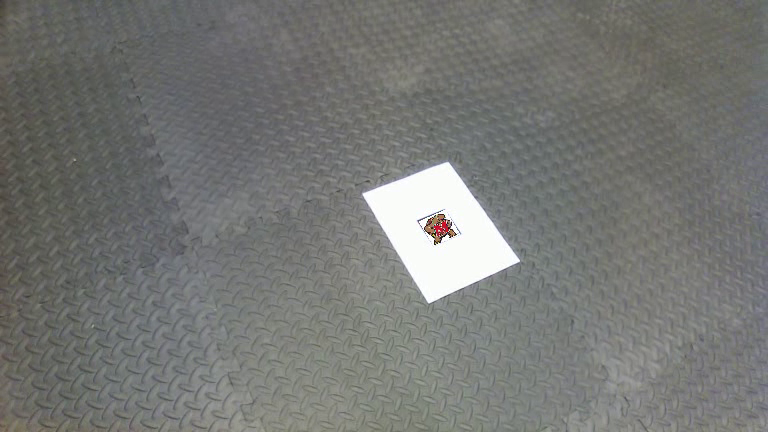
#> input picture frame 20 of Tag0_testudo_overlay.avi, 768 x 432 px, given in place of Tag0.mp4, which was not available
$ python fft_background.py
#> lines starting #> are read from the running program, lines starting #| are printed output that depends on the picture; after the words box and inside, x2 and y2 are one past the last pixel; in counts of white or black regions, pixels touching at a corner belong together; pictures that were not available may be replaced by others from this repository, and a replacement may not be noted
import cv2
import numpy as np
from scipy import fftpack
from matplotlib import pyplot as plt

# FFT Class
class Background_FFT:
    def __init__(self, vid_path):
#> further down, frame is the input picture: shape (432, 768, 3); mean B, G, R 116.3, 119, 117.7
        self.video_feed = cv2.VideoCapture(vid_path)

    # Resize the frame
    @staticmethod
    def resize_frame(img, scale_percent=50):
        width = int(img.shape[1] * scale_percent / 100)
        height = int(img.shape[0] * scale_percent / 100)
        dim = (width, height)
        return cv2.resize(img, dim, interpolation = cv2.INTER_AREA)

    # Separate background with fft
    def separate_background_w_fft(self, frame, filter_size=50):
#> called with filter_size = 50
        def disp_fft(img):
            plt.figure()
            plt.imshow(np.log(1+np.abs(img)).real, "gray")

        frame = cv2.cvtColor(frame, cv2.COLOR_BGR2GRAY)
#> frame: shape (432, 768)

        # Take fourier transform and shift to the center
        im_fft = fftpack.fft2(frame)
        im_fft_shift = fftpack.fftshift(im_fft)

        # Apply a high pass mask/filter fft
        r, c = im_fft_shift.shape
#> r = 432; c = 768
        mask = np.zeros_like(frame)
        cv2.circle(mask, (int(c/2), int(r/2)), filter_size, 255, -1)[0]
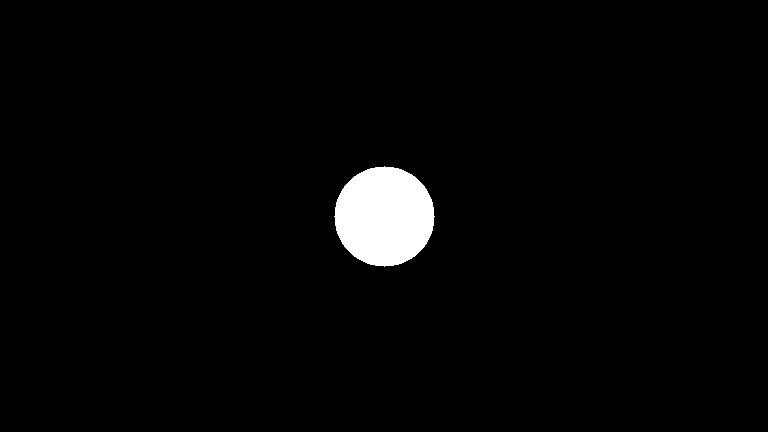
#> mask: shape (432, 768); 2.4% white; 1 white region, box (x1, y1, x2, y2) and area: (334, 166, 435, 267) 7845
        high_pass = im_fft_shift * np.invert(mask)/255

        # Invert fft
        im_fft_ishift = fftpack.ifftshift(high_pass)
        ifft = np.abs(fftpack.ifft2(im_fft_ishift))
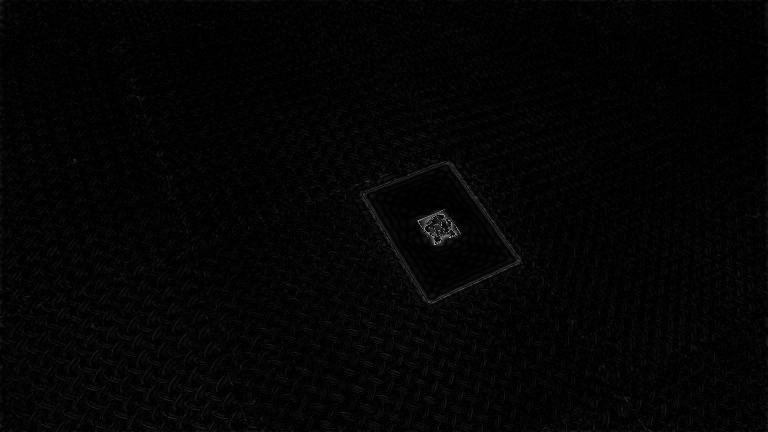
#> ifft: shape (432, 768) float64; min 1.19e-05, max 171.8, mean 4.5

        # Convert to grayscale
        min_val = np.min(ifft)
#> min_val = 1.19e-05
        max_val = np.max(ifft)
#> max_val = 171.8
        gray2uint8 = lambda px: np.uint8(255*(px - min_val)/(max_val-min_val))

        # Post process
        mat = np.asarray(list(map(gray2uint8, ifft)))
        _,mat = cv2.threshold(mat, 150, 255, cv2.THRESH_BINARY)
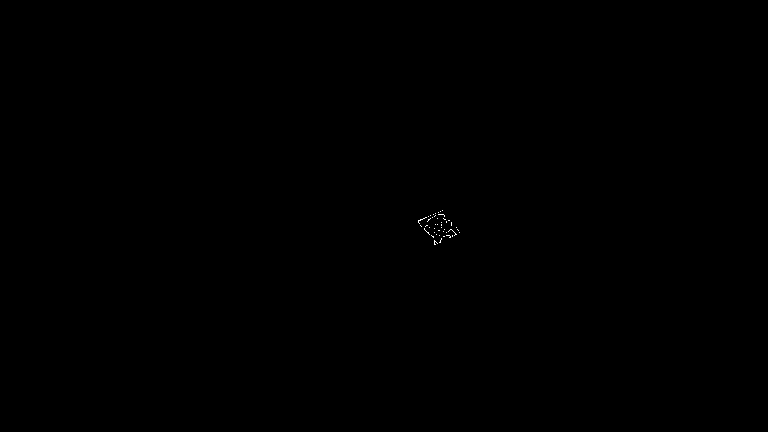
#> mat: shape (432, 768); 0.04% white in thin lines or dots, all inside (x1, y1, x2, y2) = (418, 210, 460, 245)
        mat = cv2.dilate(mat, (57,57))
#> mat: shape (432, 768); 0.07% white in thin lines or dots, all inside (x1, y1, x2, y2) = (418, 210, 460, 246)
        return mat

if __name__ == '__main__':
    from os import system
    system('cls')

    # Run FFT for a single frame
    fft = Background_FFT('Tag0.mp4')
    _, frame = fft.video_feed.read()
    img = fft.separate_background_w_fft(frame)
    cv2.imwrite("fft_background.png", img)

    cv2.imshow("frame", img)
    cv2.waitKey(0)
